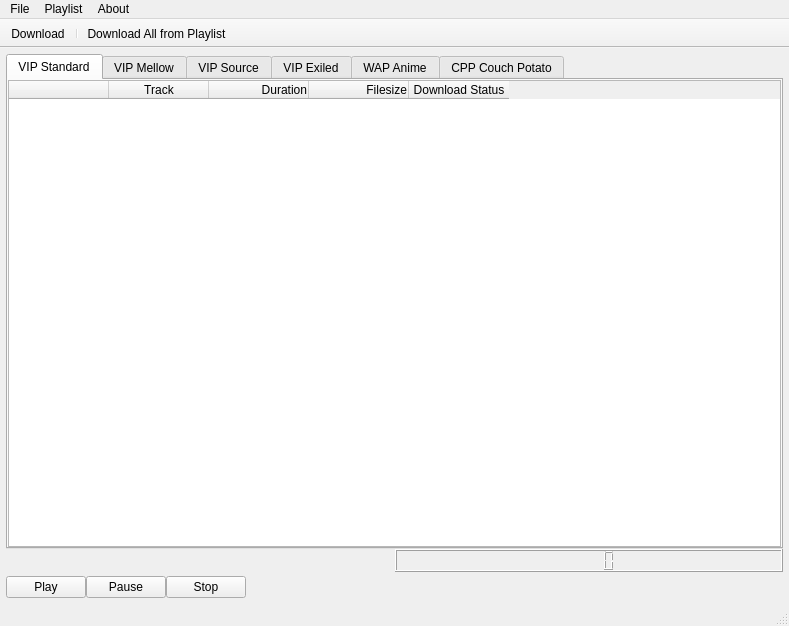
<?xml version="1.0" encoding="UTF-8"?>
<ui version="4.0">
 <class>MainWindow</class>
 <widget class="QMainWindow" name="MainWindow">
  <property name="geometry">
   <rect>
    <x>0</x>
    <y>0</y>
    <width>789</width>
    <height>626</height>
   </rect>
  </property>
  <property name="windowTitle">
   <string>MainWindow</string>
  </property>
  <widget class="QWidget" name="centralwidget">
   <layout class="QVBoxLayout" name="verticalLayout_3">
    <property name="margin">
     <number>0</number>
    </property>
    <item>
     <layout class="QVBoxLayout" name="verticalLayout_main">
      <property name="spacing">
       <number>0</number>
      </property>
      <item>
       <layout class="QVBoxLayout" name="verticalLayout_media_seekbar">
        <property name="margin">
         <number>6</number>
        </property>
        <item>
         <widget class="QTabWidget" name="tabWidget">
          <property name="currentIndex">
           <number>0</number>
          </property>
          <widget class="QWidget" name="tab_vip_standard">
           <attribute name="title">
            <string>VIP Standard</string>
           </attribute>
           <layout class="QGridLayout" name="gridLayout_2">
            <property name="margin">
             <number>0</number>
            </property>
            <property name="horizontalSpacing">
             <number>6</number>
            </property>
            <item row="0" column="0">
             <widget class="QTableWidget" name="table_vip_standard">
              <property name="lineWidth">
               <number>1</number>
              </property>
              <column>
               <property name="text">
                <string/>
               </property>
               <property name="textAlignment">
                <set>AlignLeft|AlignVCenter</set>
               </property>
              </column>
              <column>
               <property name="text">
                <string>Track</string>
               </property>
              </column>
              <column>
               <property name="text">
                <string>Duration</string>
               </property>
               <property name="textAlignment">
                <set>AlignRight|AlignVCenter</set>
               </property>
              </column>
              <column>
               <property name="text">
                <string>Filesize</string>
               </property>
               <property name="textAlignment">
                <set>AlignRight|AlignVCenter</set>
               </property>
              </column>
              <column>
               <property name="text">
                <string>Download Status</string>
               </property>
              </column>
             </widget>
            </item>
           </layout>
          </widget>
          <widget class="QWidget" name="tab_vip_mellow">
           <attribute name="title">
            <string>VIP Mellow</string>
           </attribute>
           <layout class="QGridLayout" name="gridLayout_3">
            <property name="margin">
             <number>0</number>
            </property>
            <item row="0" column="0">
             <widget class="QTableWidget" name="table_vip_mellow"/>
            </item>
           </layout>
          </widget>
          <widget class="QWidget" name="tab_vip_source">
           <attribute name="title">
            <string>VIP Source</string>
           </attribute>
           <layout class="QGridLayout" name="gridLayout_4">
            <property name="margin">
             <number>0</number>
            </property>
            <item row="0" column="0">
             <widget class="QTableWidget" name="table_vip_source"/>
            </item>
           </layout>
          </widget>
          <widget class="QWidget" name="tab_vip_exiled">
           <attribute name="title">
            <string>VIP Exiled</string>
           </attribute>
           <layout class="QGridLayout" name="gridLayout_5">
            <property name="margin">
             <number>0</number>
            </property>
            <item row="0" column="0">
             <widget class="QTableWidget" name="table_vip_exiled"/>
            </item>
           </layout>
          </widget>
          <widget class="QWidget" name="tab_wap_anime">
           <attribute name="title">
            <string>WAP Anime</string>
           </attribute>
           <layout class="QGridLayout" name="gridLayout_6">
            <property name="margin">
             <number>0</number>
            </property>
            <item row="0" column="0">
             <widget class="QTableWidget" name="table_wap_anime"/>
            </item>
           </layout>
          </widget>
          <widget class="QWidget" name="tab_cpp_couch">
           <attribute name="title">
            <string>CPP Couch Potato</string>
           </attribute>
           <layout class="QGridLayout" name="gridLayout">
            <property name="margin">
             <number>0</number>
            </property>
            <item row="0" column="0">
             <widget class="QTableWidget" name="table_cpp_couch"/>
            </item>
           </layout>
          </widget>
         </widget>
        </item>
        <item>
         <layout class="QHBoxLayout" name="horizontalLayout_seekbar">
          <property name="bottomMargin">
           <number>2</number>
          </property>
          <item>
           <widget class="Phonon::SeekSlider" name="seekSlider">
            <property name="iconVisible">
             <bool>true</bool>
            </property>
           </widget>
          </item>
          <item>
           <widget class="QLCDNumber" name="lcdNumber_player"/>
          </item>
         </layout>
        </item>
        <item>
         <layout class="QHBoxLayout" name="horizontalLayout_media_controls" stretch="0,1,0">
          <property name="topMargin">
           <number>2</number>
          </property>
          <item>
           <layout class="QHBoxLayout" name="horizontalLayout_media_control_buttons" stretch="0,0,0">
            <item>
             <widget class="QPushButton" name="pushButton_media_play">
              <property name="text">
               <string>Play</string>
              </property>
             </widget>
            </item>
            <item>
             <widget class="QPushButton" name="pushButton_media_pause">
              <property name="text">
               <string>Pause</string>
              </property>
             </widget>
            </item>
            <item>
             <widget class="QPushButton" name="pushButton_media_stop">
              <property name="text">
               <string>Stop</string>
              </property>
             </widget>
            </item>
           </layout>
          </item>
          <item>
           <spacer name="horizontalSpacer_media_controls">
            <property name="orientation">
             <enum>Qt::Horizontal</enum>
            </property>
            <property name="sizeHint" stdset="0">
             <size>
              <width>40</width>
              <height>20</height>
             </size>
            </property>
           </spacer>
          </item>
          <item>
           <widget class="Phonon::VolumeSlider" name="volumeSlider"/>
          </item>
         </layout>
        </item>
       </layout>
      </item>
     </layout>
    </item>
   </layout>
  </widget>
  <widget class="QMenuBar" name="menubar">
   <property name="geometry">
    <rect>
     <x>0</x>
     <y>0</y>
     <width>789</width>
     <height>21</height>
    </rect>
   </property>
   <widget class="QMenu" name="menuFile">
    <property name="title">
     <string>File</string>
    </property>
   </widget>
   <widget class="QMenu" name="menuPlaylist">
    <property name="title">
     <string>Playlist</string>
    </property>
   </widget>
   <widget class="QMenu" name="menuAbout">
    <property name="title">
     <string>About</string>
    </property>
   </widget>
   <addaction name="menuFile"/>
   <addaction name="menuPlaylist"/>
   <addaction name="menuAbout"/>
  </widget>
  <widget class="QToolBar" name="playlist_toolBar">
   <property name="windowTitle">
    <string>toolBar</string>
   </property>
   <property name="movable">
    <bool>false</bool>
   </property>
   <property name="floatable">
    <bool>false</bool>
   </property>
   <attribute name="toolBarArea">
    <enum>TopToolBarArea</enum>
   </attribute>
   <attribute name="toolBarBreak">
    <bool>false</bool>
   </attribute>
   <addaction name="actionDownload"/>
   <addaction name="separator"/>
   <addaction name="actionDownload_All"/>
  </widget>
  <widget class="QStatusBar" name="statusBar"/>
  <action name="actionVIP_Standard">
   <property name="checkable">
    <bool>true</bool>
   </property>
   <property name="text">
    <string>VIP Standard</string>
   </property>
   <property name="toolTip">
    <string>VIP Standard</string>
   </property>
  </action>
  <action name="actionVIP_Mellow">
   <property name="checkable">
    <bool>true</bool>
   </property>
   <property name="text">
    <string>VIP Mellow</string>
   </property>
  </action>
  <action name="actionVIP_Source">
   <property name="checkable">
    <bool>true</bool>
   </property>
   <property name="text">
    <string>VIP Source</string>
   </property>
  </action>
  <action name="actionVIP_Exiled">
   <property name="checkable">
    <bool>true</bool>
   </property>
   <property name="text">
    <string>VIP Exiled</string>
   </property>
  </action>
  <action name="actionWAP_Anime">
   <property name="checkable">
    <bool>true</bool>
   </property>
   <property name="text">
    <string>WAP Anime</string>
   </property>
  </action>
  <action name="actionPlay">
   <property name="checkable">
    <bool>true</bool>
   </property>
   <property name="text">
    <string>Play</string>
   </property>
  </action>
  <action name="actionPause">
   <property name="text">
    <string>Pause</string>
   </property>
  </action>
  <action name="actionStop">
   <property name="text">
    <string>Stop</string>
   </property>
  </action>
  <action name="actionDownload">
   <property name="text">
    <string>Download</string>
   </property>
  </action>
  <action name="actionDownload_All">
   <property name="text">
    <string>Download All from Playlist</string>
   </property>
  </action>
 </widget>
 <customwidgets>
  <customwidget>
   <class>Phonon::SeekSlider</class>
   <extends>QWidget</extends>
   <header location="global">phonon/seekslider.h</header>
  </customwidget>
  <customwidget>
   <class>Phonon::VolumeSlider</class>
   <extends>QWidget</extends>
   <header location="global">phonon/volumeslider.h</header>
  </customwidget>
 </customwidgets>
 <tabstops>
  <tabstop>pushButton_media_play</tabstop>
  <tabstop>pushButton_media_pause</tabstop>
  <tabstop>pushButton_media_stop</tabstop>
 </tabstops>
 <resources/>
 <connections>
  <connection>
   <sender>pushButton_media_play</sender>
   <signal>clicked()</signal>
   <receiver>MainWindow</receiver>
   <slot>play_clicked()</slot>
   <hints>
    <hint type="sourcelabel">
     <x>40</x>
     <y>585</y>
    </hint>
    <hint type="destinationlabel">
     <x>394</x>
     <y>312</y>
    </hint>
   </hints>
  </connection>
  <connection>
   <sender>pushButton_media_pause</sender>
   <signal>clicked()</signal>
   <receiver>MainWindow</receiver>
   <slot>pause_clicked()</slot>
   <hints>
    <hint type="sourcelabel">
     <x>127</x>
     <y>585</y>
    </hint>
    <hint type="destinationlabel">
     <x>394</x>
     <y>312</y>
    </hint>
   </hints>
  </connection>
  <connection>
   <sender>pushButton_media_stop</sender>
   <signal>clicked()</signal>
   <receiver>MainWindow</receiver>
   <slot>stop_clicked()</slot>
   <hints>
    <hint type="sourcelabel">
     <x>208</x>
     <y>585</y>
    </hint>
    <hint type="destinationlabel">
     <x>394</x>
     <y>312</y>
    </hint>
   </hints>
  </connection>
  <connection>
   <sender>actionDownload</sender>
   <signal>triggered()</signal>
   <receiver>MainWindow</receiver>
   <slot>playlist_download_clicked()</slot>
   <hints>
    <hint type="sourcelabel">
     <x>-1</x>
     <y>-1</y>
    </hint>
    <hint type="destinationlabel">
     <x>394</x>
     <y>312</y>
    </hint>
   </hints>
  </connection>
  <connection>
   <sender>actionDownload_All</sender>
   <signal>triggered()</signal>
   <receiver>MainWindow</receiver>
   <slot>playlist_download_all_clicked()</slot>
   <hints>
    <hint type="sourcelabel">
     <x>-1</x>
     <y>-1</y>
    </hint>
    <hint type="destinationlabel">
     <x>394</x>
     <y>312</y>
    </hint>
   </hints>
  </connection>
 </connections>
 <slots>
  <slot>testslot()</slot>
  <slot>play_clicked()</slot>
  <slot>pause_clicked()</slot>
  <slot>stop_clicked()</slot>
  <slot>playlist_standard_toggled()</slot>
  <slot>playlist_mellow_toggled()</slot>
  <slot>playlist_source_toggled()</slot>
  <slot>playlist_exiled_toggled()</slot>
  <slot>playlist_anime_toggled()</slot>
  <slot>playlist_download_clicked()</slot>
  <slot>playlist_download_all_clicked()</slot>
 </slots>
</ui>
